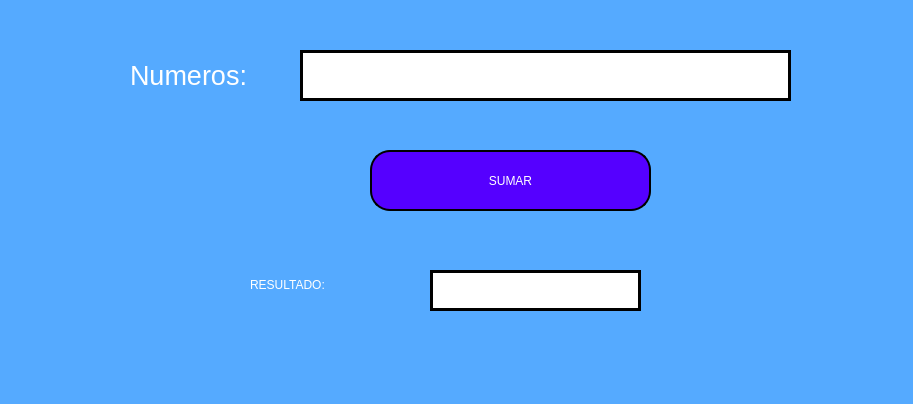
<?xml version="1.0" encoding="UTF-8"?>
<ui version="4.0">
 <class>MainWindow</class>
 <widget class="QMainWindow" name="MainWindow">
  <property name="geometry">
   <rect>
    <x>0</x>
    <y>0</y>
    <width>913</width>
    <height>404</height>
   </rect>
  </property>
  <property name="windowTitle">
   <string>MainWindow</string>
  </property>
  <property name="styleSheet">
   <string notr="true">background-color: rgb(85, 170, 255);</string>
  </property>
  <widget class="QWidget" name="centralwidget">
   <widget class="QLabel" name="label">
    <property name="geometry">
     <rect>
      <x>130</x>
      <y>50</y>
      <width>151</width>
      <height>51</height>
     </rect>
    </property>
    <property name="font">
     <font>
      <family>MS Shell Dlg 2</family>
      <pointsize>16</pointsize>
      <weight>50</weight>
      <italic>false</italic>
      <bold>false</bold>
     </font>
    </property>
    <property name="styleSheet">
     <string notr="true">font: 16pt &quot;MS Shell Dlg 2&quot;;</string>
    </property>
    <property name="text">
     <string>&lt;html&gt;&lt;head/&gt;&lt;body&gt;&lt;p&gt;&lt;span style=&quot; font-size:20pt; color:#ffffff;&quot;&gt;Numeros:&lt;/span&gt;&lt;/p&gt;&lt;/body&gt;&lt;/html&gt;</string>
    </property>
   </widget>
   <widget class="QLineEdit" name="txtA">
    <property name="geometry">
     <rect>
      <x>300</x>
      <y>50</y>
      <width>491</width>
      <height>51</height>
     </rect>
    </property>
    <property name="font">
     <font>
      <pointsize>15</pointsize>
      <weight>75</weight>
      <bold>true</bold>
     </font>
    </property>
    <property name="styleSheet">
     <string notr="true">background-color: rgb(255, 255, 255);
border: 3px solid black;

</string>
    </property>
    <property name="text">
     <string/>
    </property>
    <property name="alignment">
     <set>Qt::AlignCenter</set>
    </property>
   </widget>
   <widget class="QLineEdit" name="txtResultado">
    <property name="geometry">
     <rect>
      <x>430</x>
      <y>270</y>
      <width>211</width>
      <height>41</height>
     </rect>
    </property>
    <property name="font">
     <font>
      <pointsize>15</pointsize>
      <weight>75</weight>
      <bold>true</bold>
     </font>
    </property>
    <property name="styleSheet">
     <string notr="true">background-color: rgb(255, 255, 255);
border: 3px solid black</string>
    </property>
    <property name="alignment">
     <set>Qt::AlignCenter</set>
    </property>
    <property name="readOnly">
     <bool>true</bool>
    </property>
   </widget>
   <widget class="QLabel" name="label_3">
    <property name="geometry">
     <rect>
      <x>250</x>
      <y>270</y>
      <width>171</width>
      <height>31</height>
     </rect>
    </property>
    <property name="styleSheet">
     <string notr="true">font: 16pt &quot;MS Shell Dlg 2&quot;;</string>
    </property>
    <property name="text">
     <string>&lt;html&gt;&lt;head/&gt;&lt;body&gt;&lt;p&gt;&lt;span style=&quot; color:#ffffff;&quot;&gt;RESULTADO:&lt;/span&gt;&lt;/p&gt;&lt;/body&gt;&lt;/html&gt;</string>
    </property>
   </widget>
   <widget class="QPushButton" name="botonsumar">
    <property name="geometry">
     <rect>
      <x>370</x>
      <y>150</y>
      <width>281</width>
      <height>61</height>
     </rect>
    </property>
    <property name="styleSheet">
     <string notr="true">background-color: rgb(255, 255, 255);
border: 1.5px solid black;
border-radius: 20px;
color: rgb(255,255,255);
background-color: rgb(85, 0, 255);
font: 16pt &quot;MS Shell Dlg 2&quot;;</string>
    </property>
    <property name="text">
     <string>SUMAR</string>
    </property>
   </widget>
  </widget>
  <widget class="QStatusBar" name="statusbar"/>
 </widget>
 <resources/>
 <connections/>
</ui>
